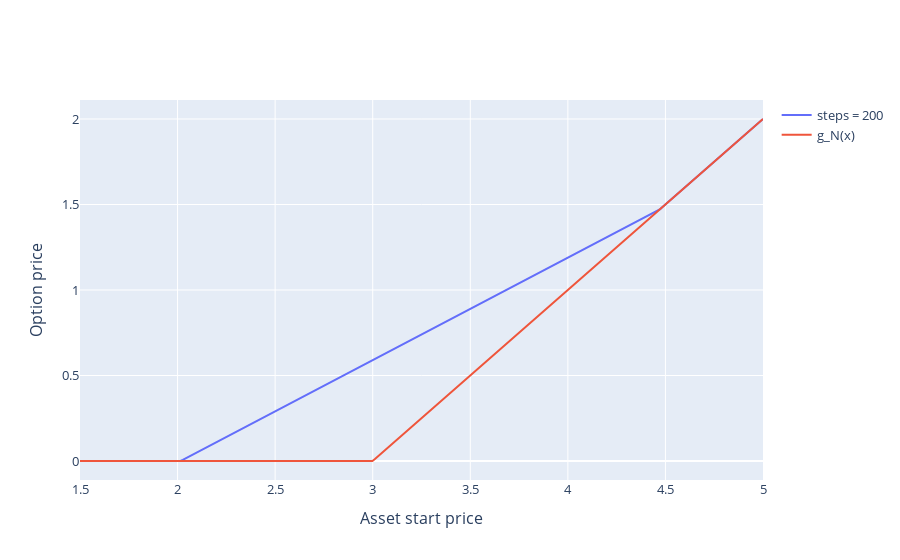

The code cell stored with this chart in its notebook:
### Code cell
fig = go.Figure()
for i in range(5, 6):
    fig.add_trace(go.Scatter(x = Xstart, y = V2[i], mode = 'lines', name = 'steps = {}'.format(stepsVec[i]) ))

fig.add_trace(go.Scatter(x = Xstart, y = payoff_function(Xstart, K), mode = 'lines',
                         name = 'g_N(x)'))


fig.update_layout(xaxis_title = 'Asset start price', yaxis_title = 'Option price',
                  font = dict(size = 13))

#fig.update_xaxes(range=[2.8, 3.2])
fig.show()

### Figure 1 — Plotly figure (JSON) as saved in the notebook; plotly's stock layout.template omitted (floating-point values rounded to 4 significant figures; data arrays with more than 128 entries replaced by an {"elided": "..."} marker saying what was removed)
{"data": [{"mode": "lines", "name": "steps = 200", "type": "scatter", "x": {"elided": "300 float values"}, "y": {"elided": "300 float values"}}, {"mode": "lines", "name": "g_N(x)", "type": "scatter", "x": {"elided": "300 float values"}, "y": {"elided": "300 float values"}}], "layout": {"font": {"size": 13}, "xaxis": {"title": {"text": "Asset start price"}}, "yaxis": {"title": {"text": "Option price"}}}}
